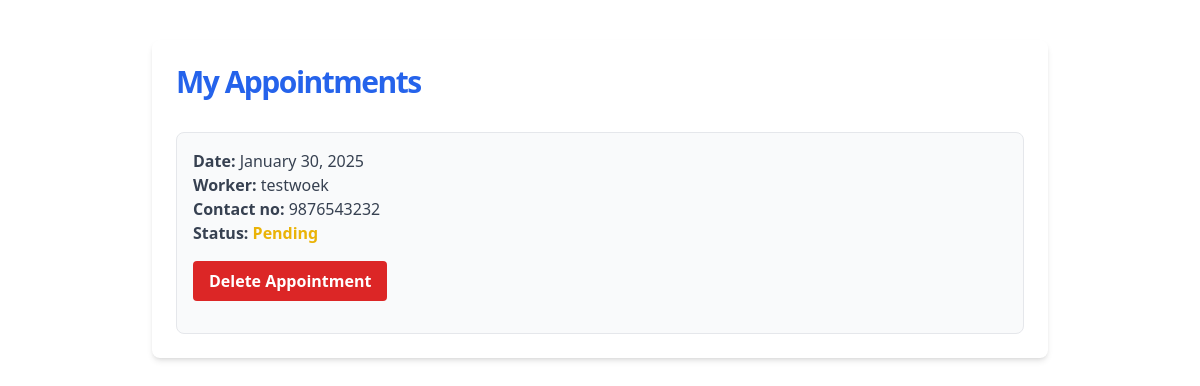
/customer/appointments/ (signed in), run on an earlier commit of the app's database.
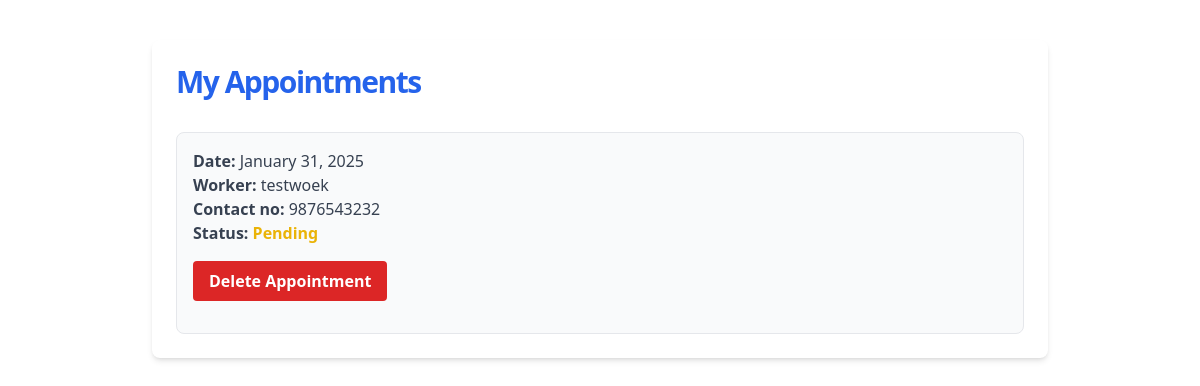
And on a later commit of the database.
### jobs/models.py (models this page shows, shortened)
class Appointment(models.Model):
    STATUS_CHOICES = [
        ('pending', 'Pending'),
        ('accepted', 'Accepted'),
        ('rejected', 'Rejected'),
        ('completed', 'Completed'),
    ]
    customer = models.ForeignKey(Customer, on_delete=models.CASCADE, related_name='customer_appointments')
    worker = models.ForeignKey(Worker, on_delete=models.CASCADE, related_name='worker_appointments')
    appointment_date = models.DateTimeField(null=True, blank=True)
    status = models.CharField(max_length=10, choices=STATUS_CHOICES, default='pending')
    reason = models.TextField(blank=True, null=True)

class Worker(models.Model):
    owner=models.OneToOneField(User,on_delete=models.CASCADE)
    name=models.CharField(max_length=50)
    phone_number=models.CharField(max_length=10, unique=True)
    tagline=models.CharField(max_length=100)
    bio=models.TextField(blank=True)
    profile_pic=models.ImageField(upload_to="profiles/", blank=True)
    verified = models.BooleanField(default=False)
    citizenship_image = models.ImageField(upload_to='citizenship/', blank=True, null=True)
    certificate_file = models.FileField(upload_to='certificates/', blank=True, null=True)
    latitude = models.CharField(max_length=20,null=True,blank=True)
    longitude = models.CharField(max_length=20,null=True,blank=True)
    appointed = models.BooleanField(default=False)
    appointment_date = models.DateTimeField(null=True, blank=True)

### jobs/views.py (the view)
# urls.py: path('customer/appointments/', views.customer_appointments, name='customer_appointments'),
def customer_appointments(request):
    customer = get_object_or_404(Customer, owner=request.user)
    appointments = Appointment.objects.filter(customer=customer)
    return render(request, 'jobs/customer_appointments.html', {'appointments': appointments})

### jobs/templates/jobs/customer_appointments.html (shortened to what this page needs)
<html lang="en">
<head>
    <script src="https://cdn.tailwindcss.com"></script>
</head>
<body>
<div class="max-w-4xl mx-auto my-10 p-6 bg-white shadow-md rounded-lg">
    <h2 class="text-3xl font-bold tracking-tighter text-blue-600 mb-8 transition duration-500 ease-in-out transform tracking-relaxed lg:pr-8">My Appointments</h2>
    {% if appointments %}
        <ul class="space-y-6">
            {% for appointment in appointments %}
                <li class="p-4 border rounded-lg bg-gray-50 hover:bg-gray-100 transition duration-300">
                    <p class="text-gray-700">
                        <span class="font-semibold">Date:</span> {{ appointment.appointment_date|date:"F j, Y" }}
                    </p>
                    <p class="text-gray-700">
                        <span class="font-semibold">Worker:</span> {{ appointment.worker.name }}
                    </p>
                    <p class="text-gray-700">
                        <span class="font-semibold">Contact no:</span> {{ appointment.worker.phone_number }}
                    </p>
                    <p class="text-gray-700">
                        <span class="font-semibold">Status:</span>
                        {% if appointment.status == 'pending' %}
                            <span class="text-yellow-500 font-semibold">Pending</span>
                        {% elif appointment.status == 'accepted' %}
                            <span class="text-green-500 font-semibold">Accepted</span>
                        {% elif appointment.status == 'rejected' %}
                            <span class="text-red-500 font-semibold">Rejected</span>
                        {% elif appointment.status == 'completed' %}
                            <span class="text-blue-500 font-semibold">Completed</span>
                        {% endif %}
                    </p>
                    {% if user == appointment.customer.owner and appointment.status != 'completed' %}
                        <form action="{% url 'delete_appointment' appointment.id %}" method="post" class="mt-4">
                            <button type="submit" class="px-4 py-2 bg-red-600 text-white font-semibold rounded hover:bg-red-700 transition duration-300 ease-in-out">
                                Delete Appointment
                            </button>
                        </form>
                    {% endif %}
                </li>
            {% endfor %}
        </ul>
    {% else %}
        <p class="text-gray-600 mt-4">You have no appointments at the moment.</p>
    {% endif %}
</div>
</body>

What changed in the data, as far as the page shows it:
removed Appointment: appointment_date "January 30, 2025", worker.name "testwoek", worker.phone_number "9876543232", status "Pending"
added Appointment: appointment_date "January 31, 2025", worker.name "testwoek", worker.phone_number "9876543232", status "Pending"
